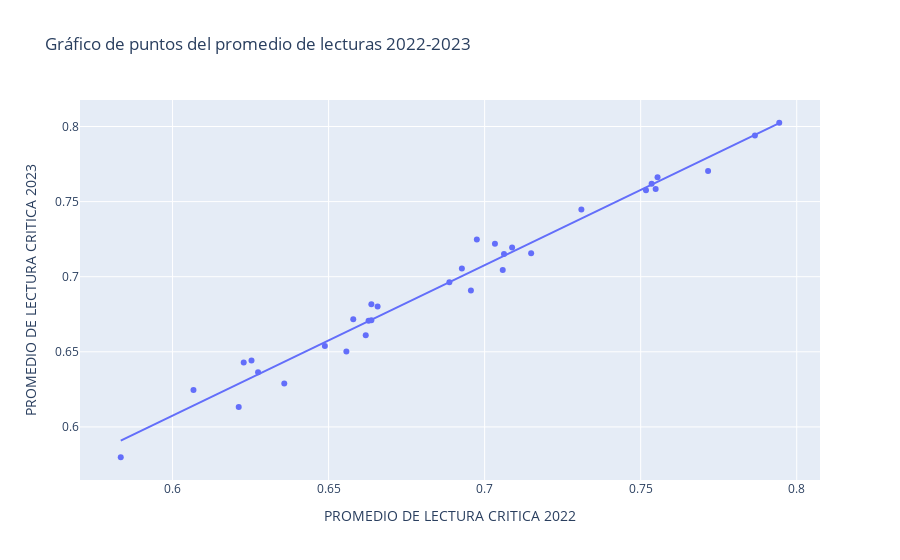

The notebook cell this image was saved under:
### Code cell
import plotly.express as px


fig = px.scatter(
    df, 
    title='Gráfico de puntos del promedio de lecturas 2022-2023',
    x='PROMEDIO DE LECTURA CRITICA 2022', 
    y='PROMEDIO DE LECTURA CRITICA 2023',
    hover_data=['INSTITUCION'],
    trendline='ols',  # Añade una línea de regresión lineal ordinaria
)

# Mostrar el gráfico
fig.show()

### Figure 1 — Plotly figure (JSON) as saved in the notebook; plotly's stock layout.template omitted (floating-point values rounded to 4 significant figures)
{"data": [{"customdata": [["IE VILLA ESTADIO"], ["IE NUESTRA SEÑORA DE FATIMA"], ["IE TECNICO INDUSTRIAL BLAS TORRES DE LA TORRE"], ["IE POLITECNICO DE SOLEDAD"], ["IE JESUS MAESTRO F.M.S.D."], ["IE COMERCIAL NTRA SRA DE LAS MISERICORDIAS"], ["IE SAGRADO CORAZON"], ["IE VISTA HERMOSA DE SOLEDAD"], ["IE TECNICA MANUELA BELTRAN"], ["IE TAJAMAR"], ["IE DOLORES MARIA UCROS"], ["IE LUIS R. CAPARROSO"], ["IE FRANCISCO JOSE DE CALDAS"], ["IE NOROCCIDENTAL DE SOLEDAD"], ["IE TECNICA MICROEMPRESARIAL DE SOLEDAD"], ["IE INEM MIGUEL ANTONIO CARO"], ["IE TECNICA INDUSTRIAL Y COMERCIAL DE SOLEDAD"], ["IE NUESTRA SEÑORA DEL CARMEN"], ["IE GABRIEL ESCORCIA GRAVINI DE SOLEDAD"], ["IE TECNICA INDUSTRIAL JOSE CASTILLO BOLIVAR"], ["IE TECNICA INDUSTRIAL DE SOLEDAD MARIA AUXILIADORA"], ["IE TECNICA FRANCISCO DE PAULA SANTANDER"], ["IE JOHN F KENNEDY DE SOLEDAD"], ["IE TECNICA INDUSTRIAL SAN ANTONIO DE PADUA"], ["IE NOBEL JUAN MANUEL SANTOS"], ["IE VILLA MARIA"], ["IE POLICARPA SALAVARRIETA"], ["IE PRIMERO DE MAYO"], ["IE ALBERTO PUMAREJO"], ["IE DE SOLEDAD - INOBASOL"], ["IE ANTONIO RAMON MORENO"], ["IE JOSEFA DONADO"]], "hovertemplate": "PROMEDIO DE LECTURA CRITICA 2022=%{x}<br>PROMEDIO DE LECTURA CRITICA 2023=%{y}<br>INSTITUCION=%{customdata[0]}<extra></extra>", "legendgroup": "", "marker": {"color": "#636efa", "symbol": "circle"}, "mode": "markers", "name": "", "orientation": "v", "showlegend": false, "type": "scatter", "x": [0.7944, 0.7866, 0.7517, 0.7716, 0.7535, 0.7548, 0.731, 0.7554, 0.6975, 0.7149, 0.7088, 0.7033, 0.7062, 0.6927, 0.7058, 0.6887, 0.6956, 0.6657, 0.6628, 0.6637, 0.6579, 0.6488, 0.6637, 0.6619, 0.6557, 0.6228, 0.6253, 0.6274, 0.6358, 0.6212, 0.6067, 0.5834], "xaxis": "x", "y": [0.8025, 0.794, 0.7575, 0.7703, 0.7619, 0.7584, 0.7447, 0.7662, 0.7247, 0.7157, 0.7195, 0.722, 0.7151, 0.7055, 0.7045, 0.6963, 0.6908, 0.6802, 0.6707, 0.6816, 0.6717, 0.6539, 0.671, 0.661, 0.6502, 0.6428, 0.6442, 0.6364, 0.6289, 0.6133, 0.6246, 0.5798], "yaxis": "y"}, {"hovertemplate": "<b>OLS trendline</b><br>PROMEDIO DE LECTURA CRITICA 2023 = 1.00159 * PROMEDIO DE LECTURA CRITICA 2022 + 0.00654652<br>R<sup>2</sup>=0.975005<br><br>PROMEDIO DE LECTURA CRITICA 2022=%{x}<br>PROMEDIO DE LECTURA CRITICA 2023=%{y} <b>(trend)</b><extra></extra>", "legendgroup": "", "marker": {"color": "#636efa", "symbol": "circle"}, "mode": "lines", "name": "", "showlegend": false, "type": "scatter", "x": [0.5834, 0.6067, 0.6212, 0.6228, 0.6253, 0.6274, 0.6358, 0.6488, 0.6557, 0.6579, 0.6619, 0.6628, 0.6637, 0.6637, 0.6657, 0.6887, 0.6927, 0.6956, 0.6975, 0.7033, 0.7058, 0.7062, 0.7088, 0.7149, 0.731, 0.7517, 0.7535, 0.7548, 0.7554, 0.7716, 0.7866, 0.7944], "xaxis": "x", "y": [0.5909, 0.6142, 0.6287, 0.6303, 0.6328, 0.6349, 0.6434, 0.6564, 0.6633, 0.6655, 0.6695, 0.6704, 0.6713, 0.6713, 0.6733, 0.6963, 0.7004, 0.7033, 0.7052, 0.711, 0.7135, 0.7139, 0.7165, 0.7226, 0.7387, 0.7594, 0.7612, 0.7626, 0.7632, 0.7794, 0.7944, 0.8022], "yaxis": "y"}], "layout": {"legend": {"tracegroupgap": 0}, "title": {"text": "Gráfico de puntos del promedio de lecturas 2022-2023"}, "xaxis": {"anchor": "y", "domain": [0, 1], "title": {"text": "PROMEDIO DE LECTURA CRITICA 2022"}}, "yaxis": {"anchor": "x", "domain": [0, 1], "title": {"text": "PROMEDIO DE LECTURA CRITICA 2023"}}}}
